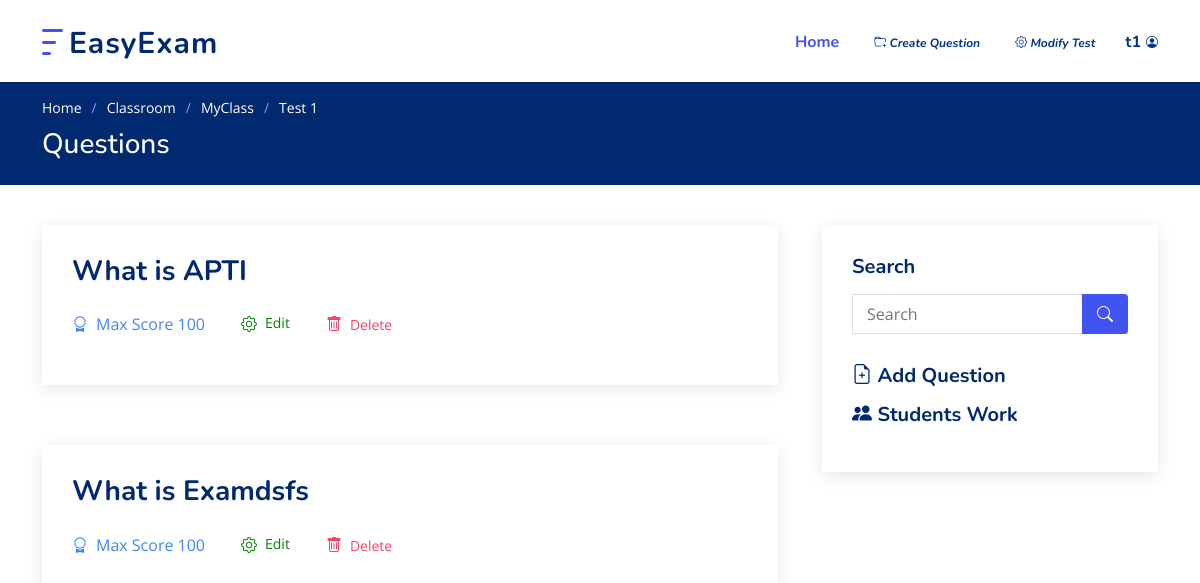
The app's page /1/view_test (signed in), older data.
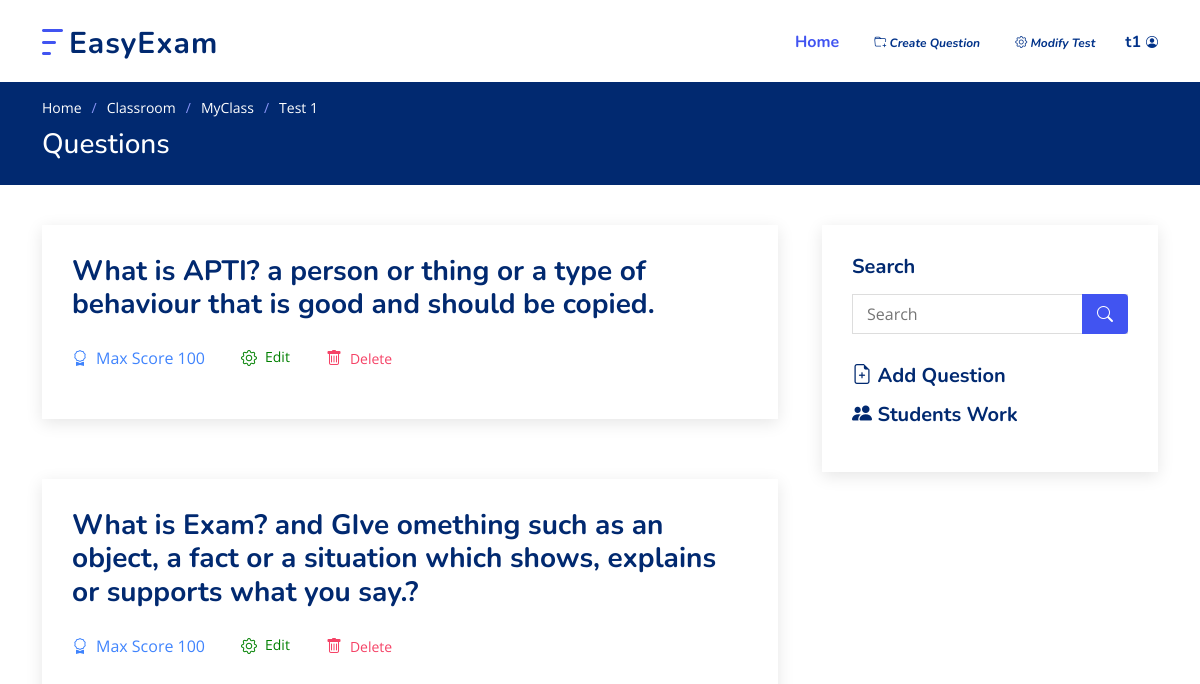
The same page, newer data.
### Classroom/models.py (models this page shows)
class Question(models.Model):
	test = models.ForeignKey(Test, on_delete=models.CASCADE, related_name='questions')
	qn_text = models.CharField('Question', max_length=2000)
	key = models.CharField('Answer key', max_length=5000)
	max_score = models.PositiveSmallIntegerField(default=100)
	def __str__(self):
		return self.qn_text

### Classroom/views/Teachers.py (the view)
# urls.py: path('<int:test_id>/view_test', Teachers.view_test, name='view_test'),
@login_required(login_url='login')
@teacher_required
def view_test(request, test_id):
	qns = Question.objects.filter(test=test_id)
	test = get_object_or_404(Test, pk=test_id)
	search = request.GET.get('search')
	if search != "" and search is not None:
		qns = Question.objects.filter(test=test_id, qn_text__icontains=search)
	paginator = Paginator(qns, 5)
	page = request.GET.get('page', 1)
	try:
		qns = paginator.page(page)
	except PageNotAnInteger:
		qns = paginator.page(1)
	except EmptyPage:
		qns = paginator.page(paginator.num_pages)
	return render(request, 'teachers/view_test.html', { 'qns' : qns, 'test' : test } )

### Classroom/models.py (called while the page is built)
	def __str__(self):
		return self.name

	def __str__(self):
		return self.name

### templates/teachers/view_test.html (shortened to what this page needs)
{% extends 'base.html' %}
{% load static %}
{% block header %}
<header id="header" class="header fixed-top">
  <div class="container-fluid container-xl d-flex align-items-center justify-content-between">
    <a href="{% url 'home' %}" class="logo d-flex align-items-center">
      <img src="{% static 'assets/img/logo.png' %}" alt="">
      <span>EasyExam</span>
    </a>
    <nav id="navbar" class="navbar">
      <ul>
        <li><a class="nav-link scrollto active" href="{% url 'dashboard' %}">Home</a></li>
        {% if user.is_staff %}
          <li><a href="{% url 'create_qn' test.id %}"><i class="bi bi-folder-plus"><span> Create Question</span></i></a>
          <li><a href="{% url 'update_test' test.id %}"><i class="bi bi-gear"><span> Modify Test</span></i></a>
        {% endif %}
        <li class="dropdown"><a href="#"><span>{{ user.first_name }}</span><i class="bi bi-person-circle"></i></a>
        </li>
      </ul>
    </nav>
  </div>
</header>
{% endblock %}
{% block main %}
  <main id="main">
    <section class="breadcrumbs">
      <div class="container">
        <ol>
          <li><a href="{% url 'home' %}">Home</a></li>
          <li><a href="{% url 'dashboard' %}">Classroom</a></li>
          <li><a href="{% url 'view_class' test.belongs.id %}">{{ test.belongs }}</a></li>
          <li>{{test}}</li>
        </ol>
        <h2>Questions</h2>
      </div>
    </section>
    <section id="blog" class="blog">
      <div class="container" data-aos="fade-up">
        <div class="row">
          <div class="col-lg-8 entries">
            {% for q in qns %}
            <article class="entry">
              <h5 class="entry-title">
                <a>{{ q }}</a>
              </h5>
              <div class="entry-meta">
                <ul>
                  <li class="d-flex align-items-center"><i class="bi bi-award"></i>Max Score
                    {{ q.max_score }}
                  </li>
                  <li class="nav-item d-inline-flex  align-items-center mr-2"><a class="nav-link d-inline-flex" href="{% url 'update_qn' q.id %}" style="color: green"><i class="bi bi-gear"></i>Edit</a></li>
                  <li class="nav-item d-inline-flex  align-items-center mr-2"><a class="confirm-delete" href="{% url 'delete_qn' q.id  %}" style="color: #f54266"><i class="bi bi-trash"></i>Delete</a></li>
                </ul>
              </div>
            </article>
            {% endfor %}
          </div>
          <div class="col-lg-4">
            <div class="sidebar">
              <h3 class="sidebar-title">Search</h3>
              <div class="sidebar-item search-form">
                <form action="" method="GET">
                  <input type="text" name="search" placeholder="Search">
                  <button type="submit"><i class="bi bi-search"></i></button>
                </form>
              </div>
              <a href="{% url 'create_qn' test.id %}"><h3 class="sidebar-title bi bi-file-earmark-plus"> Add Question</h3></a>
              <a href="{% url 'students_work' test.id %}"><h3 class="sidebar-title bi bi-people-fill"> Students Work </h3></a>
            </div>
          </div>
        </div>
      </div>
    </section>
  </main>
{% endblock %}

Row changes from the older to the newer data that the page shows:
changed Question: qn_text "What is APTI" → "What is APTI? a person or thing or a type of behaviour that is good and should be copied."
changed Question: qn_text "What is Examdsfs" → "What is Exam? and GIve omething such as an object, a fact or a situation which shows, explains or supports what you say.?"
